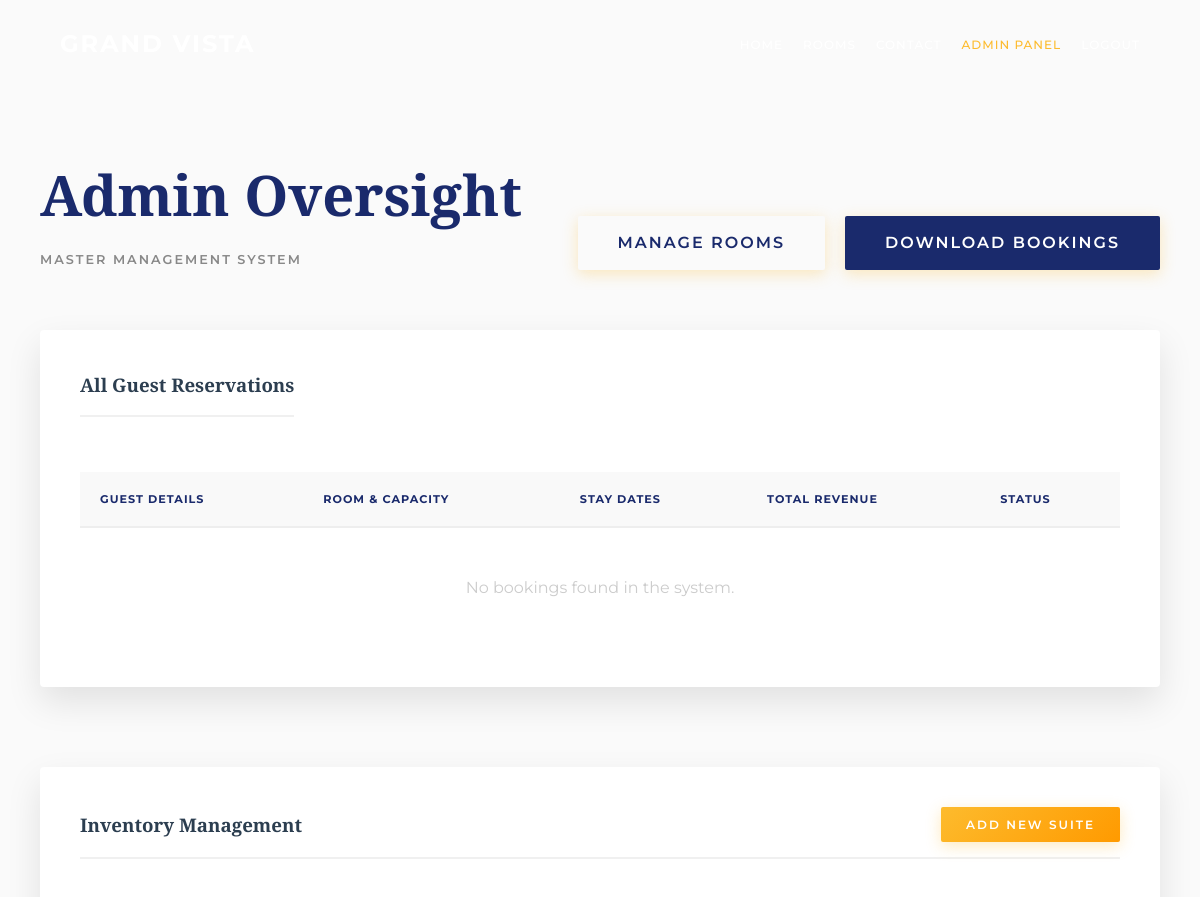
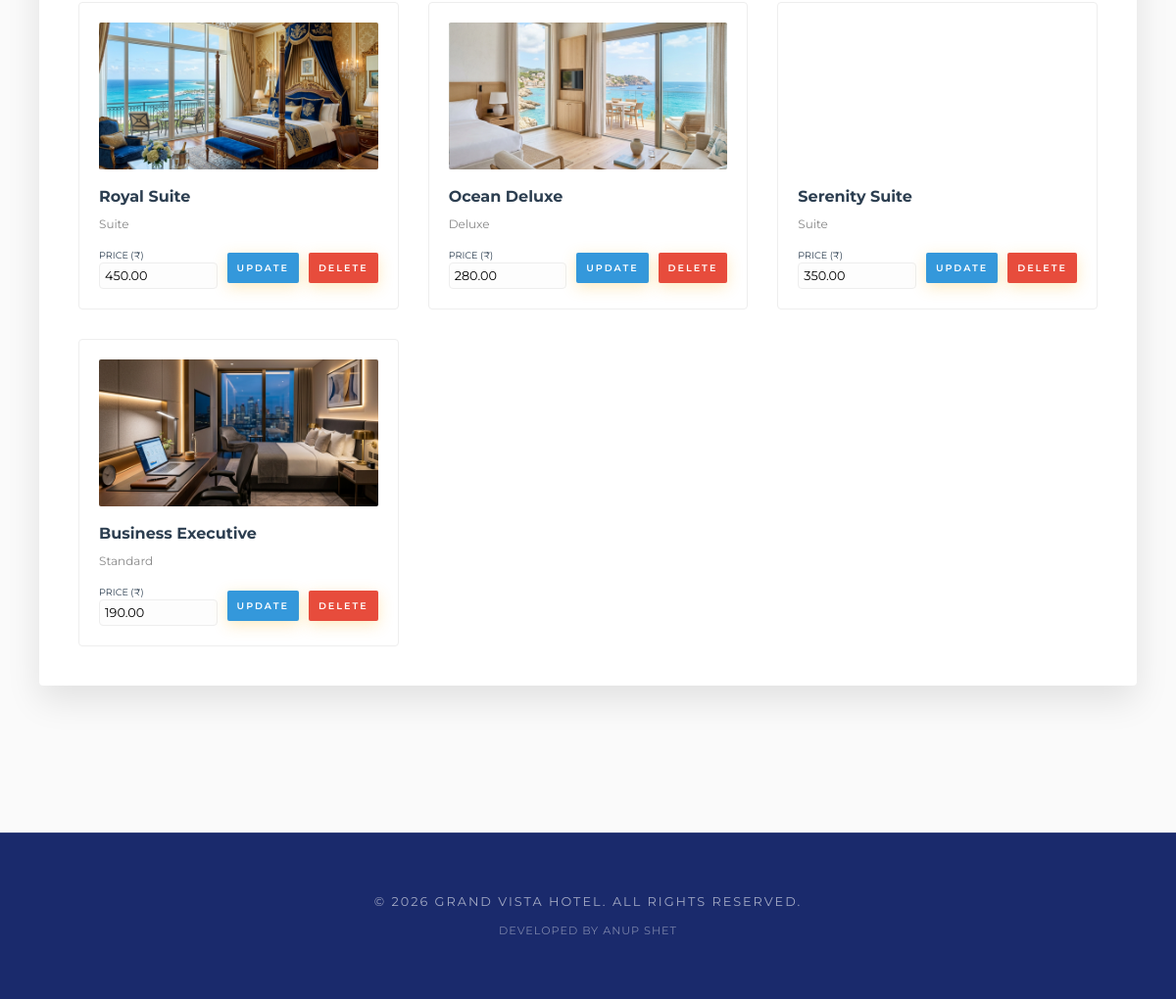
Page /admin_dashboard.php (signed in) on the committed database (2 pictures, top to bottom).
### tables this page shows
CREATE TABLE `rooms` (
  `id` int(11) NOT NULL AUTO_INCREMENT,
  `name` varchar(100) NOT NULL,
  `description` text DEFAULT NULL,
  `price` decimal(10,2) NOT NULL,
  `image` varchar(255) DEFAULT NULL,
  `type` varchar(50) DEFAULT NULL,
  `status` enum('Available','Booked','Maintenance') DEFAULT 'Available',
  PRIMARY KEY (`id`)
);

### admin_dashboard.php (the view, shortened to what this page needs)
<?php
require_once 'config/database.php';
require_once 'includes/header.php';
?>
<main style="padding-top: 150px; padding-bottom: 150px; min-height: 100vh; background: #fafafa;">
    <div style="max-width: 1400px; margin: 0 auto; padding: 0 40px;">
        <header style="display: flex; justify-content: space-between; align-items: flex-end; margin-bottom: 60px;">
            <div>
                <h1 style="font-size: 3.5rem; color: var(--primary-color);">Admin Oversight</h1>
                <p style="color: #888; margin-top: 10px; text-transform: uppercase; letter-spacing: 2px; font-weight: 600; font-size: 0.8rem;">Master Management System</p>
            </div>
            <div style="display: flex; gap: 20px;">
                <a href="#rooms" class="btn-premium" style="background: transparent; border-color: var(--primary-color); color: var(--primary-color);">Manage Rooms</a>
                <a href="admin_dashboard.php?action=download" class="btn-premium" style="background: var(--primary-color); border-color: var(--primary-color);">Download Bookings</a>
            </div>
        </header>
        <section style="background: white; padding: 40px; border-radius: 4px; box-shadow: var(--shadow); overflow-x: auto; margin-bottom: 80px;">
            <h3 style="margin-bottom: 35px; color: var(--text-dark); border-bottom: 2px solid #f0f0f0; padding-bottom: 15px; display: inline-block;">All Guest Reservations</h3>
            <table style="width: 100%; border-collapse: collapse; margin-top: 20px; min-width: 1000px;">
                <thead>
                    <tr style="text-align: left; background: #f9f9f9; color: var(--primary-color); text-transform: uppercase; font-size: 0.7rem; letter-spacing: 1px;">
                        <th style="padding: 20px; border-bottom: 2px solid #eee;">Guest Details</th>
                        <th style="padding: 20px; border-bottom: 2px solid #eee;">Room & Capacity</th>
                        <th style="padding: 20px; border-bottom: 2px solid #eee;">Stay Dates</th>
                        <th style="padding: 20px; border-bottom: 2px solid #eee;">Total Revenue</th>
                        <th style="padding: 20px; border-bottom: 2px solid #eee;">Status</th>
                    </tr>
                </thead>
                <tbody>
                    <?php
$stmt = $pdo->query("SELECT b.*, r.name as room_name
                                         FROM bookings b
                                         JOIN rooms r ON b.room_id = r.id
                                         ORDER BY b.created_at DESC");
$bookings = $stmt->fetchAll();
if (empty($bookings)):
?>
                        <tr>
                            <td colspan="5" style="padding: 50px; text-align: center; color: #ccc;">No bookings found in the system.</td>
                        </tr>
                    <?php
endif; ?>
                </tbody>
            </table>
        </section>
        <section id="rooms" style="background: white; padding: 40px; border-radius: 4px; box-shadow: var(--shadow);">
            <div style="display: flex; justify-content: space-between; align-items: center; margin-bottom: 40px; border-bottom: 2px solid #f0f0f0; padding-bottom: 15px;">
                <h3 style="color: var(--text-dark); margin: 0;">Inventory Management</h3>
                <button onclick="document.getElementById('addRoomModal').style.display='flex'" class="btn-premium" style="padding: 10px 25px; font-size: 0.75rem;">Add New Suite</button>
            </div>
            <div style="display: grid; grid-template-columns: repeat(auto-fill, minmax(300px, 1fr)); gap: 30px;">
                <?php
$rooms = $pdo->query("SELECT * FROM rooms")->fetchAll();
foreach ($rooms as $r):
?>
                <div style="border: 1px solid #eee; padding: 20px; border-radius: 4px; position: relative;">
                    <div style="height: 150px; background-image: url('images/rooms/<?php echo $r['image']; ?>'); background-size: cover; background-position: center; border-radius: 2px; margin-bottom: 15px;"></div>
                    <h4 style="margin-bottom: 5px;"><?php echo $r['name']; ?></h4>
                    <p style="font-size: 0.75rem; color: #888; margin-bottom: 15px;"><?php echo $r['type']; ?></p>
                    <form method="POST" style="display: flex; gap: 10px; align-items: center;">
                        <div style="flex: 1;">
                            <label style="font-size: 0.6rem; text-transform: uppercase;">Price (₹)</label>
                            <input type="number" name="price" value="<?php echo $r['price']; ?>" class="form-input" style="padding: 5px; margin: 0; font-size: 0.8rem;">
                        </div>
                        <button type="submit" name="update_price" class="btn-premium" style="padding: 10px; font-size: 0.6rem; background: #3498db; border-color: #3498db;">Update</button>
                        <button type="submit" name="delete_room" class="btn-premium" style="padding: 10px; font-size: 0.6rem; background: #e74c3c; border-color: #e74c3c;" onclick="return confirm('Ensure no active bookings exist for this room.')">Delete</button>
                    </form>
                </div>
                <?php
endforeach; ?>
            </div>
        </section>
    </div>
</main>
<?php require_once 'includes/footer.php'; ?>

### css/main.css (style rules this page uses)
* { margin: 0; padding: 0; box-sizing: border-box; font-family: 'Montserrat', sans-serif; }
body { background-color: var(--bg-light); color: var(--text-dark); line-height: 1.6; overflow-x: hidden; }
h1, h2, h3 { font-family: 'Playfair Display', serif; }
.btn-premium { padding: 14px 40px; background: linear-gradient(135deg, var(--accent-color) 0%, #ff9a00 100%); color: var(--white); text-decoration: none; border-radius: 2px; font-weight: 600; text-transform: uppercase; letter-spacing: 2px; transition: all 0.3s var(--transition); border: none; cursor: pointer; box-shadow: 0 4px 15px rgba(253, 187, 45, 0.3); }
.form-input { width: 100%; padding: 15px; margin-bottom: 20px; border: 1px solid #eee; background: #fdfdfd; transition: border-color 0.3s; border-radius: 4px; }

### rows in the picture
rooms: image (picture), name "Royal Suite", type "Suite", price "450.00"
rooms: image (picture), name "Ocean Deluxe", type "Deluxe", price "280.00"
rooms: name "Serenity Suite", type "Suite", price "350.00"
rooms: image (picture), name "Business Executive", type "Standard", price "190.00"
